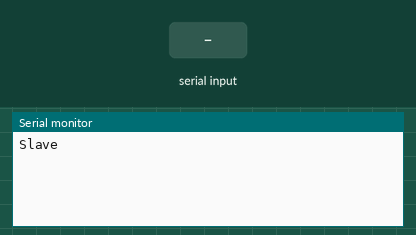
The sketch below on a simulated Arduino Mega 2560, built with avr-gcc and run on an emulated ATmega2560. Shown: the last lines printed to the serial monitor. The test bench sets the inputs (shaded band).

Above: at 1.2 s.
1.3 s: byte 105 ('i') received over Serial
At 1.8 s:
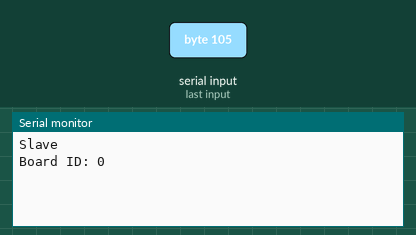
2.8 s: byte 97 ('a') received over Serial
At 3.8 s:
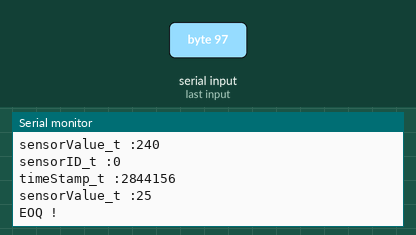
Timing chart, 0 to 5.8 s (numbered marks = the images above; inputs shaded):
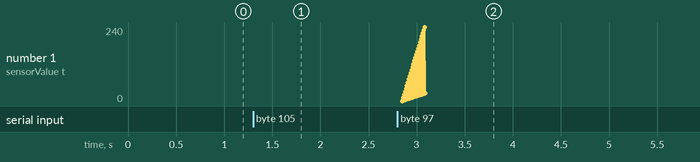

The sketch:

masterAndSlave.ino
```cpp
#include "app.h"

/*
 * This version is slave only and MEGA only.
 * It simulates a board with 2 simulated sensors.
 * The data is read into a q.
 * Serial input an 'a' to get the data out.
 * Serial input an 'i' to get the board's GUID
 * if the q is not unloaded before it is full, it will block until there is space available in the q.
 * 580 elts seems to be the largest Q length possible before crashing...
 */

App *app;

long counter = 0;

// test to see if we have an ATmega328p or an ATmega2560 MCU
#if ( SIGNATURE_1 == 0x98 && SIGNATURE_2 == 0x01)
  ///// we have an ATMEGA 2560: Slave

  const boolean isMaster = false;
  // SPI interrupt routine
  ISR (SPI_STC_vect){
    app->SPI_ISR ();
  }
#else
  // we have an ATMEGA 328p: Master
  const boolean isMaster = true;
#endif

void setup() {
    app = isMaster ? static_cast<App*>(new MasterApp())
                   : static_cast<App*>(new SlaveApp());
}

void loop() {
  // counter strategy is used to slow down slave data production and thus allow human observer some
  // time to see what's going on
  if (isMaster || !counter){
    app->loop();
  }
  counter = (counter + 1) % SLAVE_LOOP_ITERATIONS;
}

/*
  SerialEvent occurs whenever a new data comes in the
 hardware serial RX.  This routine is run between each
 time loop() runs, so using delay inside loop can delay
 response.  Multiple bytes of data may be available.
 */
void serialEvent() {
  //Serial.println("serialevent");
  app->serialEvent();
}
```

SPI_anything.h
```cpp
#ifndef SPI_anything_h
#define SPI_anything_h

#include <Arduino.h>

const char nullChar = '#';
const int pauseBetweenSends = 20; //us

template <typename T> unsigned int SPI_writeAnything (const T& value){
    const byte * p = (const byte*) &value;
    unsigned int i=0,
                lim = sizeof value;
    for (; i < lim; i++){
      SPI.transfer(*p++);
      delay(pauseBetweenSends);
    }
    return i;
  }  // end of SPI_writeAnything

template <typename T> unsigned int SPI_readAnything(T& value){
  byte * p = (byte*) &value;
  unsigned int i = 0,
               lim = sizeof value;
  for (; i < lim; i++){
    *p++ = SPI.transfer (nullChar);
    delayMicroseconds (pauseBetweenSends);
  }
  return i;
}

template <typename T> unsigned int SPI_readAnything_reprime(T& value, byte prime){
  byte * p = (byte*) &value;
  unsigned int i =0,
               limLessOne = (sizeof value) -1;
  for (; i < limLessOne; i++){
    *p++ = SPI.transfer (nullChar);
    delayMicroseconds (pauseBetweenSends);
  }
  *p++ = SPI.transfer (prime);
  delayMicroseconds (pauseBetweenSends);
  return i;
}

template <typename T> unsigned int SPI_readAnything_ISR(T& value){
  byte * p = (byte*) &value;
  unsigned int i=1,
               lim = sizeof value;
  *p++ = SPDR;  // get first byte
  for (; i < lim; i++){
    *p++ = SPI.transfer (nullChar);
    delayMicroseconds (pauseBetweenSends);
  }
  return i;
}

#endif
```

app.cpp
```cpp
#include "app.h"

App::App(){
  Serial.begin (115200);
}

void App::printSendCount() const{
  static int sendCount = 0;
  String s = "Send: " + String(sendCount++) + "\n";
  Serial.print(s);
}

byte App::transferAndWait (const byte what) const{
  byte res = SPI.transfer (what);
  delayMicroseconds (pauseBetweenSends);
  return res;
}

void App::serialEvent(){
  Serial.println("App.serialEvent...");
}
```

app.h
```cpp
#ifndef APP_H
#define APP_H

#include <Arduino.h>
#include <SPI.h>

#include "SPI_anything.h"
#include "board.h"

// set the following value to (1) for maximum slave speed!
#define SLAVE_LOOP_ITERATIONS (1000)

class App{
  protected:
    static const int bigBuffSize         = 20, // enough space for a long string
                     slaveProcessingTime = 5000; // millisecs

    void printSendCount() const;
    byte transferAndWait (const byte what) const;

    typedef struct DataStruct{
      char c0,
           c1,
           c2;
      int  i0;
    };

  public:
    static const byte nullChar =  '#';
    static const int pauseBetweenSends   = 10;  // microseconds

    App();
    virtual void loop() = 0;
    virtual void SPI_ISR () =0;
    virtual void serialEvent();
};

 class MasterApp: public App{
  protected:
    char nextChar2Send() const,
         outgoing;
    DataStruct inData;

  public:
    MasterApp();
    void loop();
    virtual void SPI_ISR (){}
};

class SlaveApp: public App{
  protected:
    volatile byte command = 0,
                  flag    = 0;
    volatile DataStruct outData;

    volatile byte *outPtr;
    static const int lim = sizeof outData;
    volatile int sendI,
                 counter;

    Board *board;

    void fillStruct(byte inCar);
    void printOutData() const;
    void newBoard();

  public:
    SlaveApp();
    void loop();
    virtual void SPI_ISR ();
    virtual void serialEvent();
};

#endif
```

board.cpp
```cpp
#include "board.h"

Board::Board(boardID iid,
             int nbSen,
             Sensor ** sVec) :  nbDataGets(OUTPUT_BURST_LENGTH),
                                guid(iid),
                                nbSensors(nbSen) {
  sensorVec = sVec;
  q = new Q<timeValStrut_t>;
}

void Board::updateSensorData(){
  static byte j = 0;
  timeValStrut_t *tvs = new timeValStrut_t;

  //Serial.println((long)sensorVec[j]);
  sensorVec[j]->getValue(*tvs);
  noInterrupts();
  q->push(tvs);
  interrupts();
  j = (j+1) % nbSensors;
}


void Board::getData(){
  for (int i=0;i< nbDataGets;i++){
    timeValStrut_t *tvs = q->pop();
    if (tvs){   // we got one!!
      Sensor::serialPrintTVS(*tvs);
      delete tvs;
    }
    else{
      break;
    }
  }
  Serial.println("EOQ !");
}
boardID Board::getGUID() const{
  return guid;
}

void Board::loop(){
  updateSensorData();

  if (incomingFlag){
    noInterrupts();
    processCommand();
    incomingFlag = false;
    interrupts();
  }

}

void Board::sendSPI(boardID id){
  Serial.print("Board ID: ");
  Serial.println(guid);
}

void sendSPI(timeValStrut_t &tvs){
  Sensor::serialPrintTVS(tvs);
}

void Board::processCommand(){
  switch (incomingChar){
    case 'i':  // return ID
      sendSPI(getGUID());
      break;
    case 'a' :  // get data block
      getData();
      break;
  }
}

void Board::serialEvent(){
  if (Serial.available()) {
    incomingChar = (char)Serial.read();
    incomingFlag = true;
  }
}
```

board.h
```cpp
#ifndef BOARD_H
#define BOARD_H

#include <Arduino.h>
#include "sensor.h"
#include "q.h"

#define OUTPUT_BURST_LENGTH   (Q_LENGTH)

typedef long boardID; // GUID

class Board{
  protected:
    const int nbDataGets;

    const byte nbSensors;
    const boardID guid;

    char incomingChar;
    boolean incomingFlag = false;

    Sensor **sensorVec;
    Q<timeValStrut_t> *q;

    void updateSensorData();
    void getData();
    boardID getGUID() const;

    void sendSPI(boardID id);
    void sendSPI(timeValStrut_t &tvs);
    void processCommand();


  public:
    Board(boardID iid, int nbSen, Sensor **sVec);

    void loop();
    void serialEvent();
};

#endif
```

masterApp.cpp
```cpp
#include "app.h"


char MasterApp::nextChar2Send() const{
  static byte nextIndex = 0;
  const static char letters[] = "abcdefghijklmnopqrstuvwxyz";
  char res = letters[nextIndex++];
  nextIndex = nextIndex == 26 ? 0 : nextIndex;
  return res;
}

MasterApp::MasterApp():App(){
  SPI.begin ();
  while(!Serial);
  Serial.println("Master");

  /* prime the pump for the 1st character */
  outgoing  = nextChar2Send();
  digitalWrite(SS, LOW);
  delayMicroseconds (pauseBetweenSends);

  transferAndWait(outgoing);  // ignore this reply!
}

void MasterApp::loop(){
  printSendCount();

   // print outgoing character that was just sent
  Serial.print("Sent: ");
  Serial.println(outgoing);
  Serial.print("Received: ");

  outgoing  = nextChar2Send();

  // enable Slave Select
  digitalWrite(SS, LOW);
  delayMicroseconds (pauseBetweenSends);

  SPI_readAnything_reprime(inData, (byte) outgoing);

  // disable Slave Select
  digitalWrite(SS, HIGH);

  Serial.print("inData.c0: ");
  Serial.println(inData.c0);
  Serial.print("inData.c1: ");
  Serial.println(inData.c1);
  Serial.print("inData.c2: ");
  Serial.println(inData.c2);
  Serial.print("inData.i0: ");
  Serial.println(inData.i0);


  delay (slaveProcessingTime);
}
```

q.h
```cpp
#ifndef Q_H
#define Q_H

#include <Arduino.h>

#define Q_LENGTH (580)
#define OVERRUN_DELETE_OLDEST (0)
/*
 * Usage:
 * type T should be a HEAP allocated object you want to enqueue, but only a pointer to it will be enqueued.
 * In case of over-run, the pointer will be used to delete the most recent or last object object.
 */
template <class T> class Q{
  protected:
    unsigned int pptr   = 0,
                 gptr   = 0,
                 qNbObj = 0;
    static const unsigned int qLen   = Q_LENGTH;
    static const boolean overrunDeleteOldest = (boolean) OVERRUN_DELETE_OLDEST;
    T *q[qLen];

  public:
    Q(){
      // this init is not really necessary, but I like things to be clean in case of a future need to debug.
      for (unsigned int i = 0;  i < qLen;i++){
        q[i] = NULL; //new T();
      }
    }

    void push(T *elt){
      if (qNbObj == qLen){
        // the q is full, now apply deletion strategy
        if (overrunDeleteOldest){
          // in this case delete the oldest and continue with the enqueing of the current elt.
          Serial.println("************************** Q Full! deleting oldest! *******************************");
          delete pop();
        }
        else{
          // in this case delete the elt that we are attempted to enqueue and return!
          Serial.println("************************** Q Full! no push! *******************************");
          delete elt;
          return;
        }
      }
      // this happens if either the Q is not full, or the Q was full and the oldest element has been deleted to make room for one more!
      q[pptr] = elt;
      pptr = (pptr+1) % qLen;
      qNbObj++;
    }

    T* pop(){
      T* res = NULL;
      if (qNbObj){
          res = q[gptr];
          gptr = (gptr+1) % qLen;
          qNbObj--;
      }
      return res;
    }
};

#endif
```

sensor.cpp
```cpp
#include "sensor.h"


Sensor::Sensor(sensorID_t iid, TimeStamper *t): sid(iid), ts(t){
}

Sensor::Sensor(){}

void Sensor::getValue(timeValStrut_t &tvs) const{
  tvs.id = sid;
  tvs.t = ts->getTimeStamp();
  //Serial.println(readSensorValue());
  tvs.v = readSensorValue();
}

void Sensor::serialPrintTVS(timeValStrut_t &tvs){
  /*
  sensorID_t id;
  timeStamp_t   t;
  sensorValue_t v;
   */
  Serial.print("sensorID_t :");
  Serial.println(tvs.id);
  Serial.print("timeStamp_t :");
  Serial.println(tvs.t);
  Serial.print("sensorValue_t :");
  Serial.println(tvs.v);
}

VibrationSensor::VibrationSensor(sensorID_t iid, TimeStamper *t): Sensor(iid,t){}
VibrationSensor::VibrationSensor():Sensor(){}

// for tests
sensorValue_t VibrationSensor::readSensorValue(){

  static sensorValue_t val        = 0;
  static const sensorValue_t inc  = 1;
  sensorValue_t     res           = val;

  val += inc;

  return res;
}

LightSensor::LightSensor(sensorID_t iid, TimeStamper *t): Sensor(iid,t){}
LightSensor::LightSensor():Sensor(){}

// for tests
sensorValue_t LightSensor::readSensorValue(){

  static sensorValue_t val        = 0;
  static const sensorValue_t inc  = 10;
  sensorValue_t     res           = val;

  val += inc;

  return res;
}
```

sensor.h
```cpp
#ifndef SENSOR_H
#define SENSOR_H

#include <Arduino.h>

#include "timeStamper.h"

typedef long sensorValue_t;
typedef byte sensorID_t;

typedef struct timeValStrut_t {
  sensorID_t id;
  timeStamp_t   t;
  sensorValue_t v;
};

class Sensor {
  protected:
    sensorID_t sid;
    TimeStamper    *ts =  NULL;
    virtual sensorValue_t readSensorValue() = 0;

  public:
    Sensor(sensorID_t iid, TimeStamper *t);
    Sensor();
    void getValue(timeValStrut_t &tvs) const;

    static void serialPrintTVS(timeValStrut_t &tvs);
};

class VibrationSensor: public Sensor{
  protected:
    virtual sensorValue_t readSensorValue();

  public:
    VibrationSensor(sensorID_t iid, TimeStamper *t);
    VibrationSensor();
};

class LightSensor: public Sensor{
  protected:
    virtual sensorValue_t readSensorValue();

  public:
    LightSensor(sensorID_t iid, TimeStamper *t);
    LightSensor();
};


#endif
```

slaveApp.cpp
```cpp
#include "app.h"

SlaveApp::SlaveApp(): App(){
  // have to send on master in, *slave out*
  pinMode(MISO, OUTPUT);

  // turn on SPI in slave mode
  SPCR |= _BV(SPE);

  // now turn on interrupts
  SPI.attachInterrupt();
  while(!Serial);
  Serial.println("Slave");

  newBoard();
}

void SlaveApp::loop(){
  board->loop();
}

/*
void SlaveApp::loop(){
  //noInterrupts();  not needed because master gives enough time between coms for this to happen;
  if (flag){
    Serial.print("Command: ");
    Serial.println((char)command);
    Serial.print("Sending: ");
    printOutData();
    flag--;
  }
}
*/

void SlaveApp::fillStruct(byte inCar){
  outData.c2 = outData.c1 = outData.c0 = (char)(inCar -32);
  outData.i0 = counter++;
  outPtr = (byte *) &outData;
  sendI = 0;
  flag++;
}

void SlaveApp::SPI_ISR(){
  if (SPDR != nullChar) {
    command = SPDR;
    fillStruct(command);
  }

  if (sendI++<lim){
    SPDR = (*outPtr++);
  }
}

void SlaveApp::printOutData() const{
  Serial.print("outData.c0: ");
  Serial.println(outData.c0);
  Serial.print  ("outData.c1: ");
  Serial.println(outData.c1);
  Serial.print  ("outData.c2: ");
  Serial.println(outData.c2);
  Serial.print  ("outData.i0: ");
  Serial.println(outData.i0);
}

void SlaveApp::serialEvent(){
  // call board serial.event
  board->serialEvent();
}

void SlaveApp::newBoard(){
  const boardID bid = 0;
  const byte nbSensors = 2;
  const sensorID_t vibSID = 0,
                   lightSID = 1;
  TimeStamper *t = new TimeStamper(micros());

  Sensor **sVec = new Sensor*[nbSensors];

  sVec[vibSID] = new VibrationSensor(vibSID,t);
  sVec[lightSID] = new LightSensor(lightSID,t);

  board = new Board(bid,nbSensors, sVec);

}
```

timeStamper.cpp
```cpp
#include "timeStamper.h"

TimeStamper::TimeStamper(timeStamp_t tInit) : t0(tInit){}

timeStamp_t TimeStamper::getTimeStamp() const{
  return (timeStamp_t) (micros() - t0);
}
```

timeStamper.h
```cpp
#ifndef TIMESTAMPER_H
#define TIMESTAMPER_H

#include <Arduino.h>

typedef unsigned long timeStamp_t;

class TimeStamper {
  protected:
    const timeStamp_t t0;

  public:
    TimeStamper(timeStamp_t tInit);
    timeStamp_t getTimeStamp() const;
};


#endif
```

Measured:
- after the input at 1.3 s, the serial monitor: prints a new line at once (image 1)
- after the input at 2.8 s, the serial monitor: prints a new line at once (image 2)
